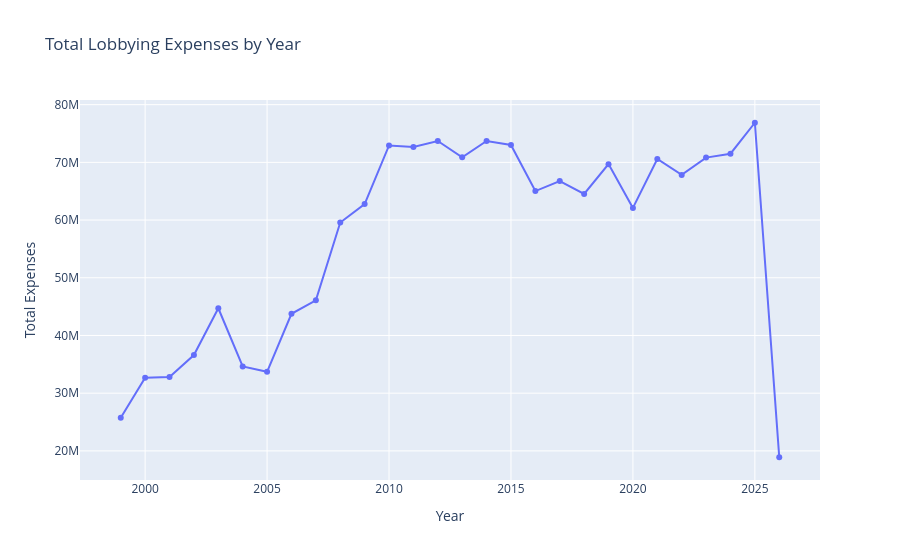
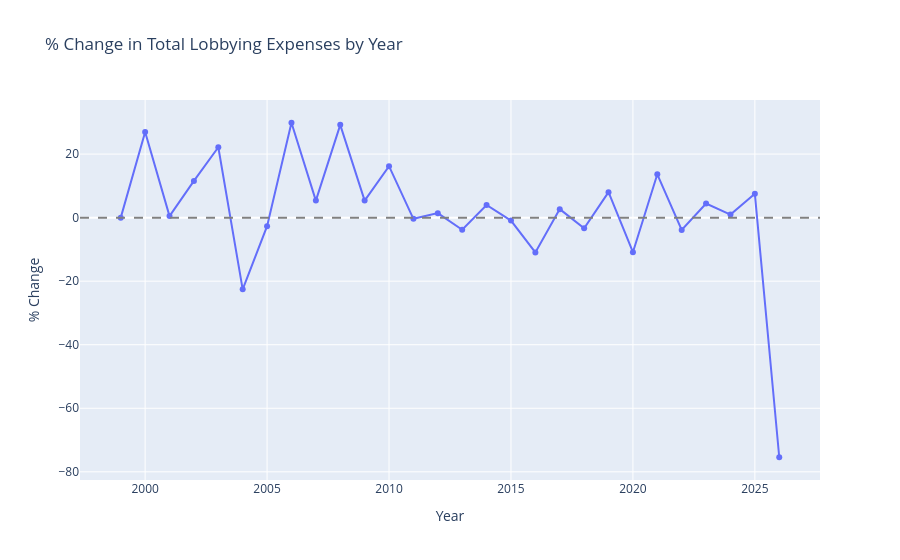

Notebook code cell kept with these figures, in order:
### Code cell
# showing totals

df_total = df_deduped.groupby('filing_year')['expenses'].sum().reset_index()
df_total['pct_change'] = df_total['expenses'].pct_change() * 100
df_total['pct_change'] = df_total['pct_change'].fillna(0)

fig1 = px.line(df_total, x='filing_year', y='expenses', markers=True,
               title='Total Lobbying Expenses by Year',
               labels={'filing_year': 'Year', 'expenses': 'Total Expenses'})
fig1.update_layout(hoverlabel=dict(bgcolor='white', font_color='black', bordercolor='lightgrey'))
fig1.show()

fig2 = px.line(df_total, x='filing_year', y='pct_change', markers=True,
               title='% Change in Total Lobbying Expenses by Year',
               labels={'filing_year': 'Year', 'pct_change': '% Change'})
fig2.add_hline(y=0, line_dash='dash', line_color='grey')
fig2.update_layout(hoverlabel=dict(bgcolor='white', font_color='black', bordercolor='lightgrey'))


fig1.write_image('Viz/total_expenses_by_year.svg', scale=2)
fig2.write_image('Viz/pct_change_total_expenses.svg', scale=2)

fig2.show()

### Figure 1 — Plotly figure (JSON) as saved in the notebook; plotly's stock layout.template omitted (floating-point values rounded to 4 significant figures)
{"data": [{"hovertemplate": "Year=%{x}<br>Total Expenses=%{y}<extra></extra>", "legendgroup": "", "line": {"color": "#636efa", "dash": "solid"}, "marker": {"symbol": "circle"}, "mode": "lines+markers", "name": "", "orientation": "v", "showlegend": false, "type": "scatter", "x": [1999, 2000, 2001, 2002, 2003, 2004, 2005, 2006, 2007, 2008, 2009, 2010, 2011, 2012, 2013, 2014, 2015, 2016, 2017, 2018, 2019, 2020, 2021, 2022, 2023, 2024, 2025, 2026], "xaxis": "x", "y": [25730000.0, 32660000.0, 32820000.0, 36610000.0, 44720000.0, 34630000.0, 33700000.0, 43760000.0, 46100000.0, 59570000.0, 62770000.0, 72940000.0, 72670000.0, 73700000.0, 70880000.0, 73700000.0, 73010000.0, 65020000.0, 66760000.0, 64520000.0, 69690000.0, 62110000.0, 70580000.0, 67830000.0, 70830000.0, 71500000.0, 76860000.0, 18900000.0], "yaxis": "y"}], "layout": {"hoverlabel": {"bgcolor": "white", "bordercolor": "lightgrey", "font": {"color": "black"}}, "legend": {"tracegroupgap": 0}, "title": {"text": "Total Lobbying Expenses by Year"}, "xaxis": {"anchor": "y", "domain": [0, 1], "title": {"text": "Year"}}, "yaxis": {"anchor": "x", "domain": [0, 1], "title": {"text": "Total Expenses"}}}}

### Figure 2 — Plotly figure (JSON) as saved in the notebook; plotly's stock layout.template omitted (floating-point values rounded to 4 significant figures)
{"data": [{"hovertemplate": "Year=%{x}<br>% Change=%{y}<extra></extra>", "legendgroup": "", "line": {"color": "#636efa", "dash": "solid"}, "marker": {"symbol": "circle"}, "mode": "lines+markers", "name": "", "orientation": "v", "showlegend": false, "type": "scatter", "x": [1999, 2000, 2001, 2002, 2003, 2004, 2005, 2006, 2007, 2008, 2009, 2010, 2011, 2012, 2013, 2014, 2015, 2016, 2017, 2018, 2019, 2020, 2021, 2022, 2023, 2024, 2025, 2026], "xaxis": "x", "y": [0.0, 26.96, 0.48, 11.56, 22.15, -22.57, -2.684, 29.86, 5.357, 29.21, 5.369, 16.2, -0.3671, 1.416, -3.823, 3.985, -0.9366, -10.95, 2.677, -3.36, 8.023, -10.89, 13.64, -3.897, 4.424, 0.9485, 7.504, -75.41], "yaxis": "y"}], "layout": {"hoverlabel": {"bgcolor": "white", "bordercolor": "lightgrey", "font": {"color": "black"}}, "legend": {"tracegroupgap": 0}, "shapes": [{"line": {"color": "grey", "dash": "dash"}, "type": "line", "x0": 0, "x1": 1, "xref": "x domain", "y0": 0, "y1": 0, "yref": "y"}], "title": {"text": "% Change in Total Lobbying Expenses by Year"}, "xaxis": {"anchor": "y", "domain": [0, 1], "title": {"text": "Year"}}, "yaxis": {"anchor": "x", "domain": [0, 1], "title": {"text": "% Change"}}}}
